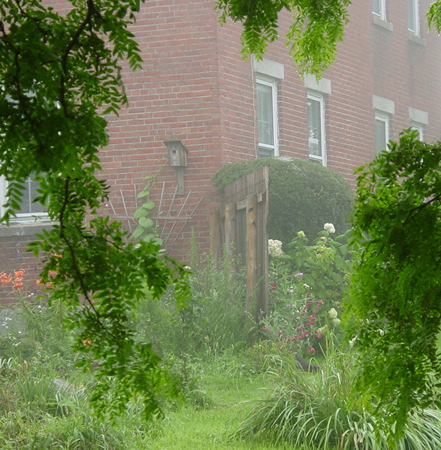
%> input picture PSID - Procesamiento de Señales e Imágenes Digitales/3. Laboratorios/3.4. Laboratorio N° 4/20181_lab04/08M2/08M2/Guia/tree.png, 441 x 450 px
$ octave guia04_20145879_v2.m   (GNU Octave 9; MATLAB toolbox functions it lacks are replaced by stand-ins)
%> lines starting %> are read from the running program, lines starting %| are printed output that depends on the picture
%% Autor: Pablo Díaz
%% Curso: PSID
%% Codigo: 20145789
%% Ciclo: 08M2
%% Guia 04
clear all;
close all;
clc;
%%  Problema 01
%% Parte A

img1=double(rgb2gray(imread('tree.png')))/255;
%> img1: size 450x441 double; min 0.0235, max 0.996, mean 0.463
hist1=histeq(img1); % histograma
imad1=imadjust(img1,[0 1],[1 0],2);
imad2=imcomplement(imad1);

figure
subplot (3,2,1), imshow(img1),title('Imagen original');
subplot (3,2,3),imshow(hist1),title('Ecualizada');
subplot(3,2,5),imshow(imad2),title('Transf gamma=2');
%histogramas
subplot (3,2,2),imhist(img1),title('Histogramas');
subplot(3,2,4),imhist(hist1);
subplot(3,2,6),imhist(imad2);

%% Parte B

img2=double(imread('tree.png'))/255;
% RGB por separado
img2_r=img2(:,:,1);
img2_g=img2(:,:,2);
img2_b=img2(:,:,3);

numerador=0.5*((img2_r-img2_g)+(img2_r-img2_b));
denominador=((img2_r-img2_g).^2+(img2_r-img2_b).*(img2_g.*img2_b)).^(1/2)+eps;

teta=acos(numerador/denominador); %calculamos teta
[r_max,c_max]=size(img2_r); %sacamos las dimensiones
%> r_max = 450; c_max = 441

h=zeros(r_max,c_max); %creamos la matriz

for r=1:r_max
    for c=1:c_max
       if (img2_g(r,c)>=img2_b(r,c))
          h=teta;
       end
       if (img2_g(r,c)<img2_b(r,c))
          h=360-teta;
       end
    end
end

min_r=min(min(img2_r));
%> min_r = 0.00784
min_g=min(min(img2_g));
%> min_g = 0.0118
min_b=min(min(img2_b));
%> min_b = 0
x=[min_r min_g min_b];
%> x = [0.00784 0.0118 0]
minimo=min(x);
%> minimo = 0

s=1-(1./(img2_r+img2_g+img2_b)).*minimo;
%> s: size 450x441 double; every value is 1
v=(1/3).*(img2_r+img2_g+img2_b);

histV=histeq(v); % histograma
imadV=imadjust(histV,[0 1],[1 0],2);
imadV=imcomplement(imadV);

figure
subplot (3,2,1), imshow(img2),title('Imagen original');
subplot (3,2,3),imshow(histV),title('Ecualizada');
subplot(3,2,5),imshow(imadV),title('Transf gamma=2');
%histogramas
subplot (3,2,2),imhist(img2),title('Histogramas');
subplot(3,2,4),imhist(histV);
subplot(3,2,6),imhist(imadV);


%% Parte C
% creamos los filtros
h1=fspecial('average',3);
h2=fspecial('average',9);
% convolucionamos el filtro con la imagen
img1_filtroV1=conv2(v,h1,'full');
img1_filtroV2=conv2(v,h2,'full');
% se grafica los resultados
figure
subplot (3,2,1), imshow(v),title('Imagen V');
subplot (3,2,3),imshow(img1_filtroV1),title('FILTRO 1');
subplot(3,2,5),imshow(img1_filtroV2),title('FILTRO 2');
%histogramas
subplot (3,2,2),imhist(v),title('Histogramas');
subplot(3,2,4),imhist(img1_filtroV1);
subplot(3,2,6),imhist(img1_filtroV2);

%% PARTE D
orden=9;
%% PARTE E

h2=fspecial('average',9); % filtro 2
img1_filtroS2=conv2(s,h2,'full'); % aplicamos el filtrado
d_filtrado=img1_filtroV2-img1_filtroS2; % ambos con matriz de filtrado 9x9

%Transformamos
fft_d=fft2(d_filtrado);
fft_d=fftshift(fft_d);
%fft_d=unwrap(fft_d-2*pi);

mag1=abs(fft_d);
ang1=angle(fft_d);

figure
subplot (2,2,1), plot(0:fft_d,mag),title('Magnitud original');
%> (this line was passed over: mag is not available in this run)
subplot (2,2,2), plot(fft_img1,mag),title('Fase original');
%> (this line was passed over: fft_img1 is not available in this run)
subplot (2,2,3), plot(fft_img1,mag),title('Magnitud filtrada');
%> (this line was passed over: fft_img1 is not available in this run)
subplot (2,2,4), plot(fft_img1,mag),title('Fase filtrada');
%> (this line was passed over: fft_img1 is not available in this run)

% ¿ Se verifica ?
% Sí ya que aparecen cambios en la
% magnitud que evidencian la existencia
% de un ruido entre los bordes.


%% Problema 2
clear all;
close all;
clc;
%% Parte A

img2_dist=imread('distorted.jpg');
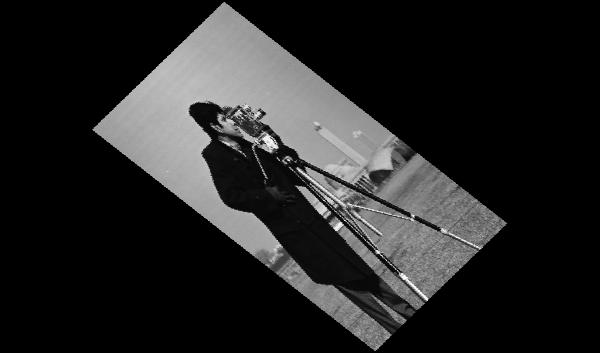
%> input picture PSID - Procesamiento de Señales e Imágenes Digitales/3. Laboratorios/3.4. Laboratorio N° 4/20181_lab04/08M2/08M2/Guia/distorted.jpg, 600 x 353 px
%> img2_dist is the input picture: size 353x600 uint8; min 0, max 255, mean 36.8

m=[1 -0.7 0;0 1 0; 0 0 1]; % matriz de transformacion
tform = maketform('affine',m);
%maket=maketform(reshape(img2_dist(:), [1 211800]));
img2_recup=imtransform(img2_dist,tform,'bilinear');
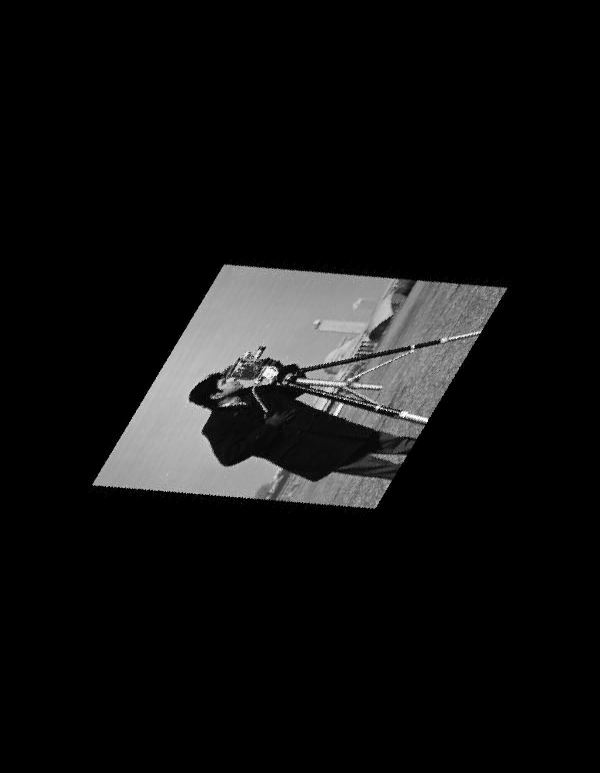
%> img2_recup: size 773x600 uint8; min 0, max 255, mean 17.2
figure
subplot(1,2,1), imshow(img2_dist),title('Imagen distorsionada');
subplot(1,2,2),imshow(img2_recup),title('Imagen recuperada');

% ¿ A qué se debe el cambio de dimensión resultante?

% Se debe a que cuando aplicamos una
% interpolacion bilineal
% se usa el método de zero-padding
% creando así espacios con valor 0
% 0 = ausencia de luz

%% Parte B

[r,c]=size(img2_recup);
%> r = 773; c = 600
%img2_recup_double=double(img2_recup_double)./255;
suma_c=zeros(1,c);
for m=1:c
    for n=1:r
        suma_c(m)=suma_c(m)+img2_recup(n,m)/255;
    end
end
%> after the loop, suma_c = 600 values, max 169 at index 189, min 0 at index 1, mean 66.46
minimo=90;
maximo=500;
img2_recup2=img2_recup(:,90:500);
figure,
subplot(121),plot(suma_c),title('Suma por columnas');
subplot(122),imshow(img2_recup2),title('Sin columnas padding');

%% Parte C

img2_orig=imread('orig.jpg');
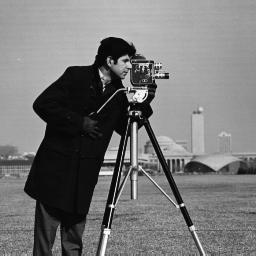
%> input picture PSID - Procesamiento de Señales e Imágenes Digitales/3. Laboratorios/3.4. Laboratorio N° 4/20181_lab04/08M2/08M2/Guia/orig.jpg, 256 x 256 px
%> img2_orig is the input picture: size 256x256 uint8; min 0, max 255, mean 118.7
teta=-pi/4;
m=[cos(teta) -sin(teta) 0;sin(teta) cos(teta) 0; 0 0 1];
tform = maketform('affine',m);
%maket=maketform(reshape(img2_dist(:), [1 211800]));
img2_recup_f1=imtransform(img2_dist,tform,'bilinear');
img2_recup_f1=imresize(img2_recup_f1,0.2,'bilinear');
%> img2_recup_f1: size 135x135 uint8
img_recup_f2=imrotate(img2_orig,-1,'bilinear','crop');

% ¿En que caso se preservan mejor los bordes?
% en el caso de rotación ya que el método de
% vecinos más cercanos contempla el aliasing
% en su definicion
figure
subplot(1,2,1), imshow(img2_recup_f1),title('Vecinos cercanos');
subplot(1,2,2),imshow(img_recup_f2),title('bilineal');

%% Problema 3
clear all;
close all;
clc;
%% Parte A

sobel=[1 2 1; 0 0 0 ; -1 -2 -1];
M=128;
N=M;
seg=zeros(size(2));


%% Parte B

cam=double(rgb2gray(imread('cam.jpg')))/255;
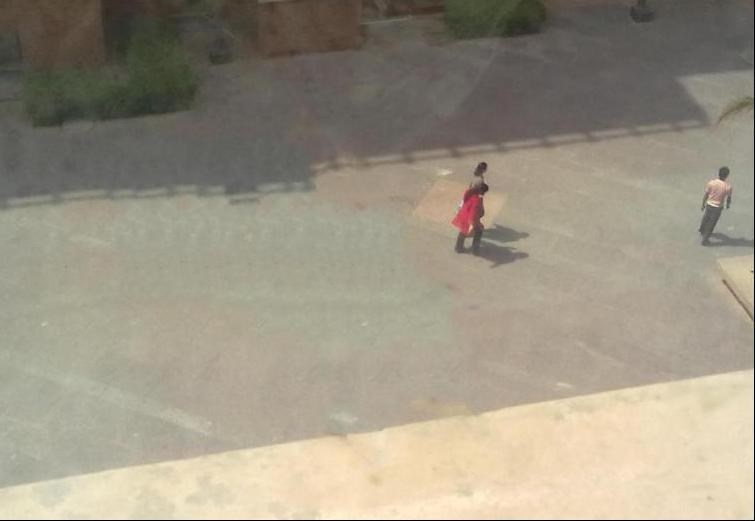
%> input picture PSID - Procesamiento de Señales e Imágenes Digitales/3. Laboratorios/3.4. Laboratorio N° 4/20181_lab04/08M2/08M2/Guia/cam.jpg, 755 x 521 px
%> cam: size 521x755 double; min 0, max 0.957, mean 0.583
camn1=double(rgb2gray(imread('camn1.jpg')))/255;
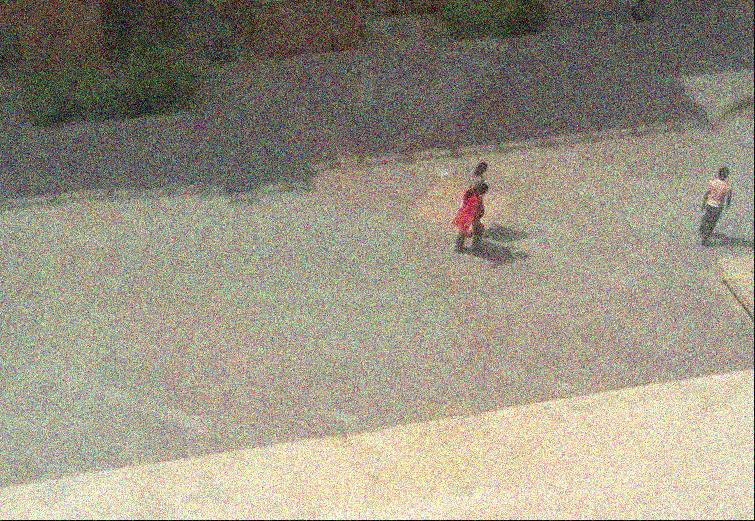
%> input picture PSID - Procesamiento de Señales e Imágenes Digitales/3. Laboratorios/3.4. Laboratorio N° 4/20181_lab04/08M2/08M2/Guia/camn1.jpg, 755 x 521 px
%> camn1: size 521x755 double; min 0, max 0.996, mean 0.581
camn2=double(rgb2gray(imread('camn2.jpg')))/255;
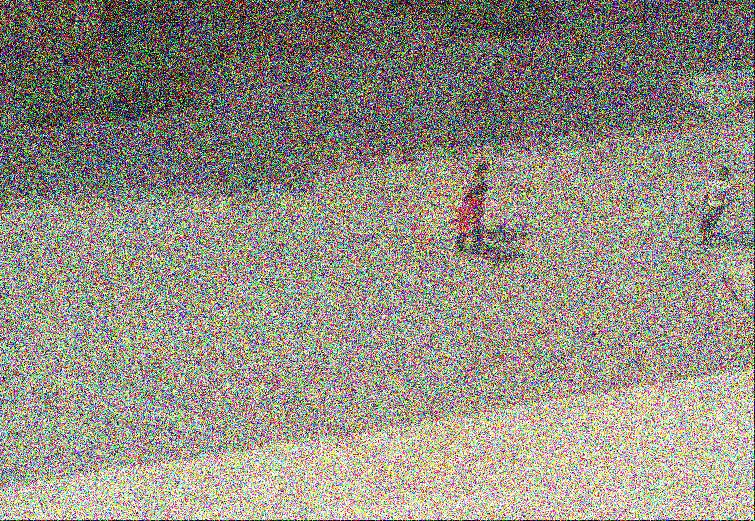
%> input picture PSID - Procesamiento de Señales e Imágenes Digitales/3. Laboratorios/3.4. Laboratorio N° 4/20181_lab04/08M2/08M2/Guia/camn2.jpg, 755 x 521 px
%> camn2: size 521x755 double; min 0, max 1, mean 0.557

varianza_1=0.02;
varianza_2=0.2;

cam_cor1=imnoise(cam,'gaussian',varianza_1);
camn1_cor1=imnoise(camn1,'gaussian',varianza_1);
camn2_cor1=imnoise(camn2,'gaussian',varianza_1);

cam_cor2=imnoise(cam,'gaussian',varianza_2);
camn1_cor2=imnoise(camn1,'gaussian',varianza_2);
camn2_cor2=imnoise(camn2,'gaussian',varianza_2);
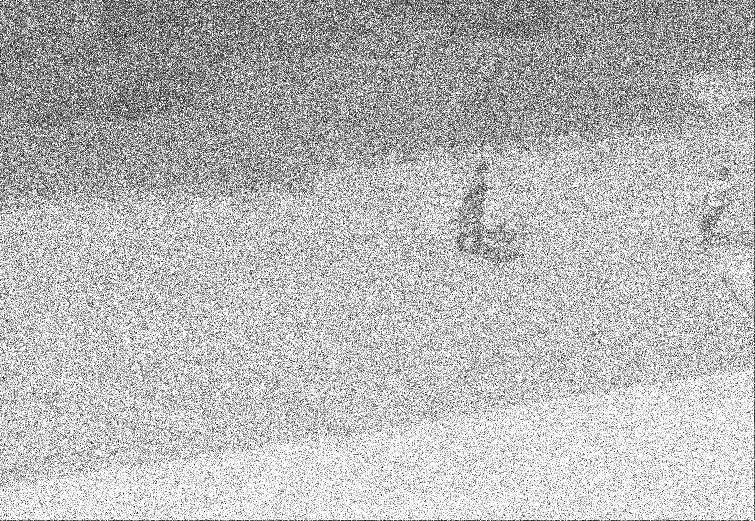
%> camn2_cor2: size 521x755 double; min 0, max 1, mean 0.732

figure
subplot(221),imshow(cam),title('cam');
subplot(223),imshow(camn1_cor1),title('camn1_cor1');
subplot(224),imshow(camn2_cor2),title('camn2_cor2');

%% Parte C

%% Parte D

%% Parte E
